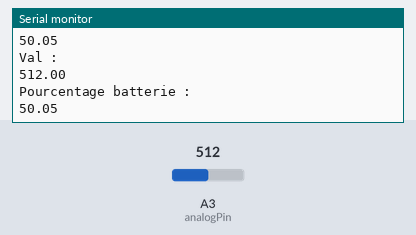
This sketch was run on a simulated Arduino Uno, built with avr-gcc and run on an emulated ATmega328P. Shown: the last lines printed to the serial monitor. Inputs (shaded band) come from the test bench; at power-on: A3 (analogPin) = 512.

Above: at 1.8 s.
1.9 s: A3 (analogPin) set to 716
At 2.8 s:
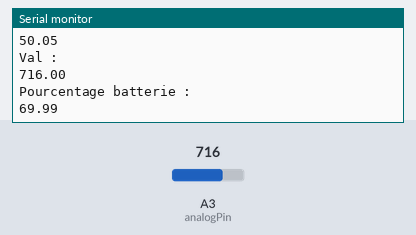
3.4 s: A3 (analogPin) set to 900
At 4.8 s:
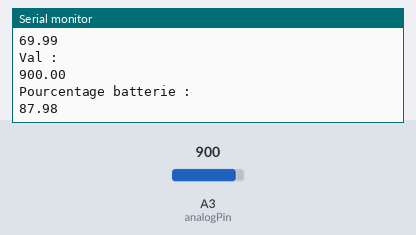
Timing chart, 0 to 6.4 s (numbered marks = the images above; inputs shaded):
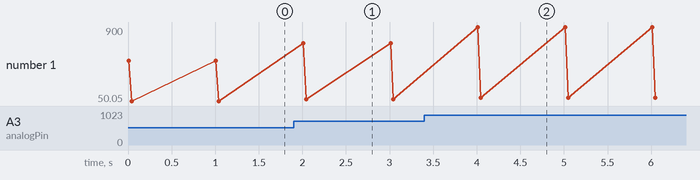

The sketch:

baterie.ino
```cpp
int analogPin = A3; // potentiometer wiper (middle terminal) connected to analog pin 3
                    // outside leads to ground and +5V
float val = 0;  // variable to store the value read
float resultat= 0; // le resultat en volt
float pourcentage=0; //la charge de la batterie en pourcentage

void setup() {
  Serial.begin(9600);           //  setup serial
}
void loop() {
  val = analogRead(analogPin);  // read the input pin
    Serial.println("Val :");
    Serial.println(val);
  resultat = (val*3.23/1023);
  pourcentage =(resultat*100/3.23);
  Serial.println("Pourcentage batterie :");          // debug value

  Serial.println(pourcentage);

  delay(1000);
}
```

Measured:
- after the input at 1.9 s, the serial monitor: prints a new line after 0.11 s (image 1)
- after the input at 3.4 s, the serial monitor: prints a new line after 0.61 s (image 2)
- plotted number 1: 50.05 → 69.99 after the input at 1.9 s, 69.99 → 87.98 after the input at 3.4 s
